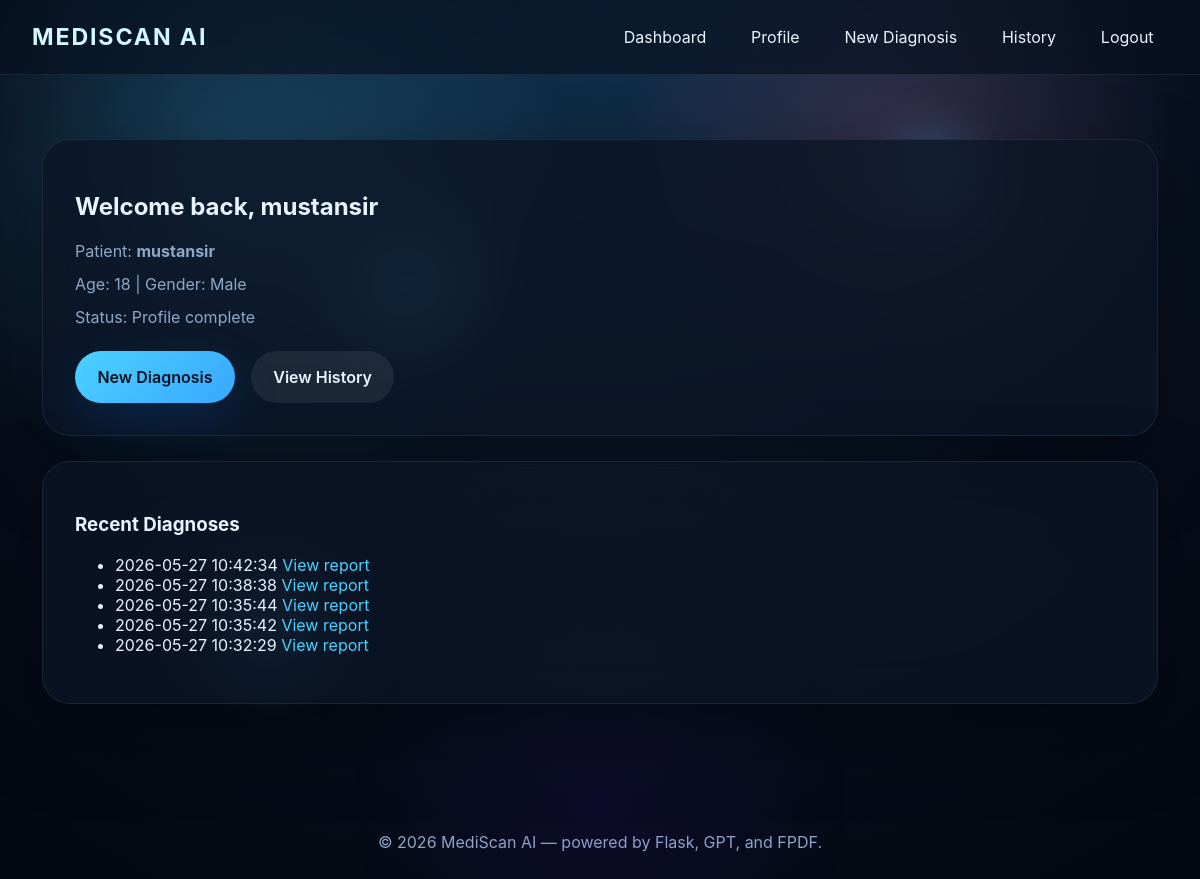
The page /dashboard (signed in) on the database as committed earlier.
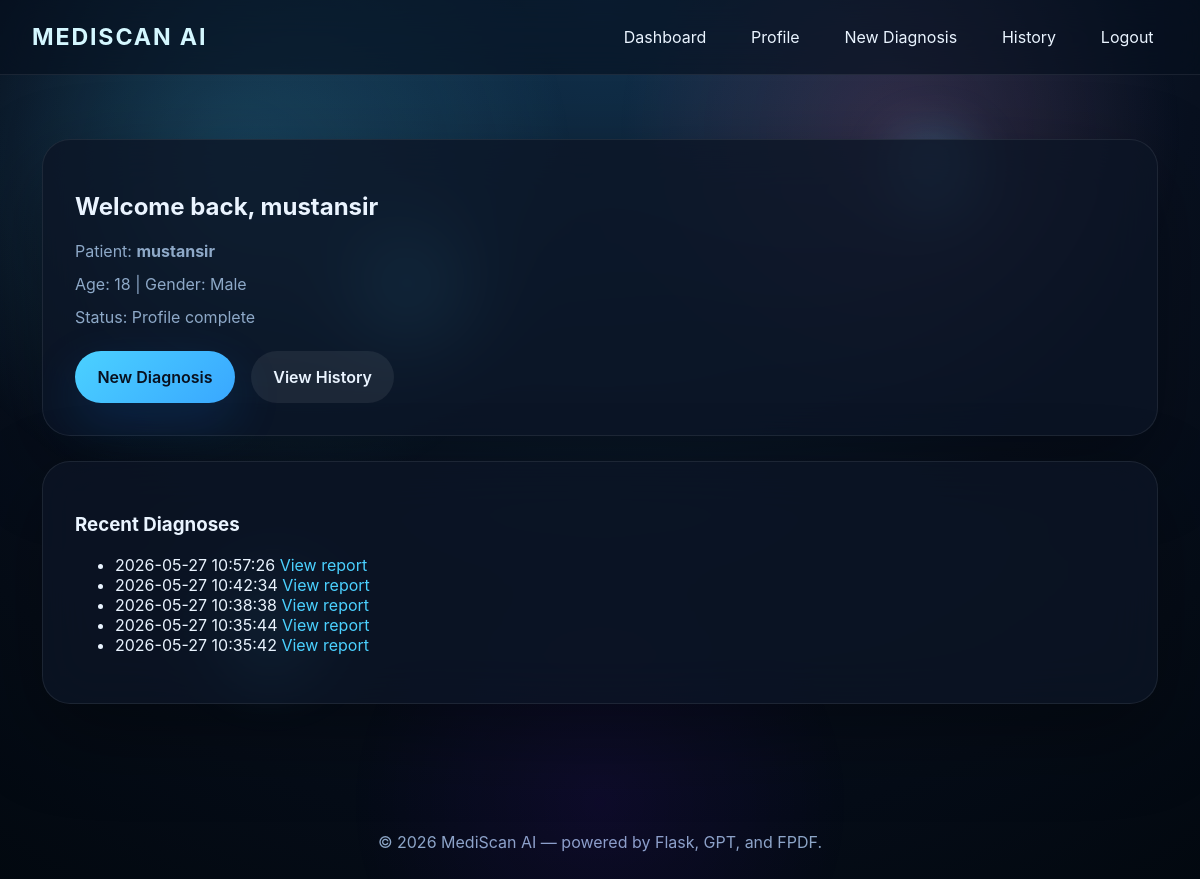
The same page on the database as committed later.
### tables this page shows
CREATE TABLE users (id INTEGER PRIMARY KEY AUTOINCREMENT,username TEXT UNIQUE NOT NULL,password_hash TEXT NOT NULL,created_at TIMESTAMP DEFAULT CURRENT_TIMESTAMP);

CREATE TABLE patients (patient_id INTEGER PRIMARY KEY AUTOINCREMENT,user_id INTEGER UNIQUE NOT NULL,name TEXT NOT NULL,age INTEGER,gender TEXT,weight REAL,height REAL,chronic_diseases TEXT,previous_surgeries TEXT,allergies TEXT,current_medications TEXT,smoking TEXT,alcohol TEXT,exercise_frequency TEXT,sleep_hours REAL,created_at TIMESTAMP DEFAULT CURRENT_TIMESTAMP,FOREIGN KEY(user_id) REFERENCES users(id));

CREATE TABLE disease_history (history_id INTEGER PRIMARY KEY AUTOINCREMENT,user_id INTEGER NOT NULL,patient_id INTEGER NOT NULL,symptoms TEXT,symptom_duration TEXT,severity TEXT,diagnosis_text TEXT,urgency TEXT,report_filename TEXT,created_at TIMESTAMP DEFAULT CURRENT_TIMESTAMP,FOREIGN KEY(user_id) REFERENCES users(id),FOREIGN KEY(patient_id) REFERENCES patients(patient_id));

### app.py (the view)
@app.route('/dashboard')
def dashboard():
    user = get_current_user()
    if not user:
        return redirect(url_for('login'))
    conn = get_db_connection()
    patient = conn.execute('SELECT * FROM patients WHERE user_id = ?', (user['id'],)).fetchone()
    history = conn.execute('SELECT * FROM disease_history WHERE user_id = ? ORDER BY created_at DESC', (user['id'],)).fetchall()
    conn.close()
    return render_template('dashboard.html', user=user, patient=patient, history=history)

### app.py (called while the page is built)
def get_db_connection():
    conn = sqlite3.connect(DB_PATH)
    conn.row_factory = sqlite3.Row
    return conn

def get_current_user():
    user_id = session.get('user_id')
    if not user_id:
        return None
    conn = get_db_connection()
    user = conn.execute('SELECT * FROM users WHERE id = ?', (user_id,)).fetchone()
    conn.close()
    return user

### templates/dashboard.html
{% extends 'base.html' %}
{% block content %}
<section class="dashboard-shell">
    <div class="dashboard-grid">
        <article class="glass-card dashboard-card">
            <h2>Welcome back, {{ user.username }}</h2>
            {% if patient %}
                <p class="info-line">Patient: <strong>{{ patient.name }}</strong></p>
                <p class="info-line">Age: {{ patient.age }} | Gender: {{ patient.gender }}</p>
                <p class="info-line">Status: Profile complete</p>
            {% else %}
                <p class="info-line">Profile not set up yet.</p>
                <a class="button secondary" href="{{ url_for('profile') }}">Complete Profile</a>
            {% endif %}
            <div class="dashboard-actions">
                <a class="button primary" href="{{ url_for('new_diagnosis') }}">New Diagnosis</a>
                <a class="button secondary" href="{{ url_for('history') }}">View History</a>
            </div>
        </article>
        <article class="glass-card dashboard-card">
            <h3>Recent Diagnoses</h3>
            {% if history %}
                <ul class="history-list">
                    {% for record in history[:5] %}
                        <li>
                            <span>{{ record.created_at }}</span>
                            <a class="small-link" href="{{ url_for('diagnosis_result', history_id=record.history_id) }}">View report</a>
                        </li>
                    {% endfor %}
                </ul>
            {% else %}
                <p>No diagnosis history available.</p>
            {% endif %}
        </article>
    </div>
</section>
{% endblock %}

### templates/base.html (shortened to what this page needs)
<!DOCTYPE html>
<html lang="en">
<head>
    <link rel="stylesheet" href="{{ url_for('static', filename='css/style.css') }}">
</head>
<body>
    <div class="scene">
        <div class="floating-sphere"></div>
        <div class="floating-sphere small"></div>
        <div class="floating-sphere medium"></div>
    </div>
    <header class="app-header">
        <a class="brand" href="{{ url_for('home') }}">MediScan AI</a>
        <nav class="nav-links">
            {% if user %}
                <a href="{{ url_for('dashboard') }}">Dashboard</a>
                <a href="{{ url_for('profile') }}">Profile</a>
                <a href="{{ url_for('new_diagnosis') }}">New Diagnosis</a>
                <a href="{{ url_for('history') }}">History</a>
                <a href="{{ url_for('logout') }}">Logout</a>
            {% else %}
                <a href="{{ url_for('login') }}">Login</a>
                <a href="{{ url_for('register') }}">Register</a>
            {% endif %}
        </nav>
    </header>
    <main class="main-shell">
        {% block content %}{% endblock %}
    </main>
    <footer class="footer-bar">
        <p>© 2026 MediScan AI — powered by Flask, GPT, and FPDF.</p>
    </footer>
</body>
</html>

### static/css/style.css (style rules this page uses)
:root { color-scheme: dark; --bg: #08101f; --surface: rgba(17, 28, 45, 0.85); --surface-strong: rgba(14, 20, 35, 0.95); --surface-soft: rgba(12, 19, 32, 0.65); --accent: #4bd1ff; --accent-soft: rgba(75, 209, 255, 0.16); --text: #eaf4ff; --muted: #8ea9c8; --border: rgba(255, 255, 255, 0.12); --shadow: 0 30px 80px rgba(0, 0, 0, 0.35); font-family: Inter, ui-sans-serif, system-ui, -apple-system, BlinkMacSystemFont, sans-serif; }
* { box-sizing: border-box; }
html, body { margin: 0; min-height: 100%; background: radial-gradient(circle at top, #11314c 0%, #08101f 56%, #02080f 100%); color: var(--text); }
body { overflow-x: hidden; }
body::before { content: ""; position: fixed; inset: 0; background: radial-gradient(circle at 20% 20%, rgba(75, 209, 255, 0.22), transparent 28%), radial-gradient(circle at 75% 15%, rgba(255, 120, 180, 0.16), transparent 24%), radial-gradient(circle at 50% 90%, rgba(120, 0, 255, 0.08), transparent 25%); pointer-events: none; z-index: 0; }
.scene { position: fixed; inset: 0; pointer-events: none; z-index: 0; overflow: hidden; }
.floating-sphere { position: absolute; width: 220px; height: 220px; border-radius: 50%; background: radial-gradient(circle, rgba(75, 209, 255, 0.5), transparent 55%); filter: blur(24px); animation: float 10s ease-in-out infinite alternate; }
.floating-sphere.small { width: 140px; height: 140px; top: 12%; left: 72%; animation-duration: 8s; }
.floating-sphere.medium { width: 180px; height: 180px; top: 60%; left: 15%; animation-duration: 12s; }
.floating-sphere:not(.small):not(.medium) { top: 20%; left: 25%; }
.app-header { position: sticky; top: 0; z-index: 10; display: flex; justify-content: space-between; align-items: center; padding: 1.15rem 2rem; backdrop-filter: blur(18px); background: rgba(6, 15, 30, 0.62); border-bottom: 1px solid rgba(255,255,255,0.08); }
.brand { font-size: 1.45rem; letter-spacing: 0.08em; text-transform: uppercase; color: #d4f7ff; text-decoration: none; font-weight: 700; }
.nav-links { display: flex; gap: 1rem; flex-wrap: wrap; }
.nav-links a { color: var(--text); text-decoration: none; padding: 0.55rem 0.9rem; border-radius: 999px; transition: transform 0.2s ease, background 0.2s ease; }
.main-shell { position: relative; z-index: 1; padding: 3rem 2rem 2.5rem; max-width: 1180px; margin: 0 auto; }
.glass-card { position: relative; border-radius: 28px; border: 1px solid rgba(255,255,255,0.08); background: rgba(12, 21, 37, 0.79); box-shadow: var(--shadow); backdrop-filter: blur(24px); padding: 2rem; }
.button { display: inline-flex; align-items: center; justify-content: center; gap: 0.5rem; border: none; padding: 1rem 1.4rem; border-radius: 999px; font-weight: 600; cursor: pointer; text-decoration: none; transition: transform 0.2s ease, box-shadow 0.2s ease, background 0.2s ease; }
.primary { background: linear-gradient(135deg, #4bd1ff, #39a7ff); color: #08101f; box-shadow: 0 18px 50px rgba(18, 120, 236, 0.18); }
.secondary { background: rgba(255,255,255,0.07); color: var(--text); }
.dashboard-shell { padding-top: 1rem; }
.dashboard-grid { display: grid; gap: 1.6rem; }
.dashboard-card { padding: 2rem; }
.dashboard-actions { margin-top: 1.5rem; display: flex; gap: 1rem; flex-wrap: wrap; }
.info-line { margin: 0.8rem 0; color: var(--muted); }
.small-link { color: var(--accent); text-decoration: none; }
.footer-bar { margin-top: 3rem; padding: 1.5rem 2rem; text-align: center; color: var(--muted); }

Rows that differ between the two databases and show on the page:
no longer on this page (row unchanged): disease_history: created_at "2026-05-27 10:32:29"
added disease_history: created_at "2026-05-27 10:57:26"
